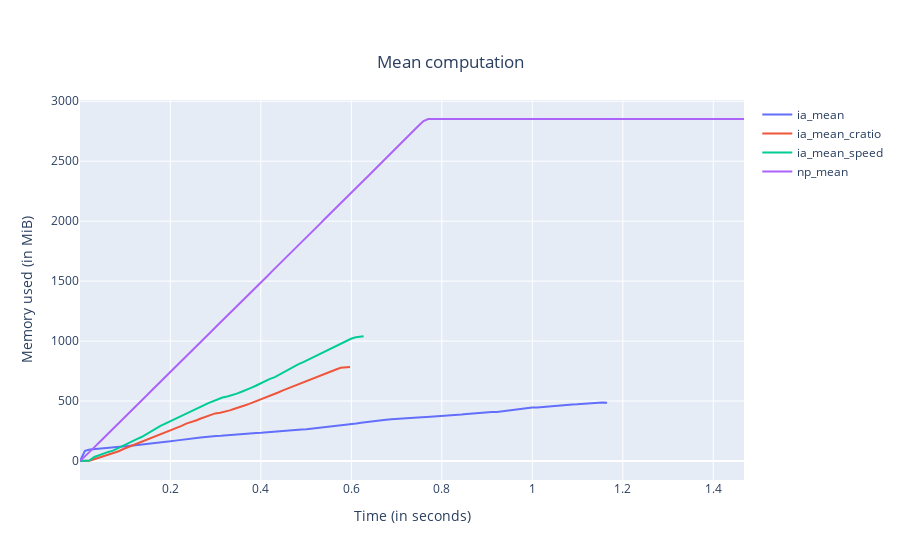

Notebook code for this chart:
### Code cell
%mprof_plot ia_mean ia_mean_speed ia_mean_cratio np_mean -t "Mean computation"
